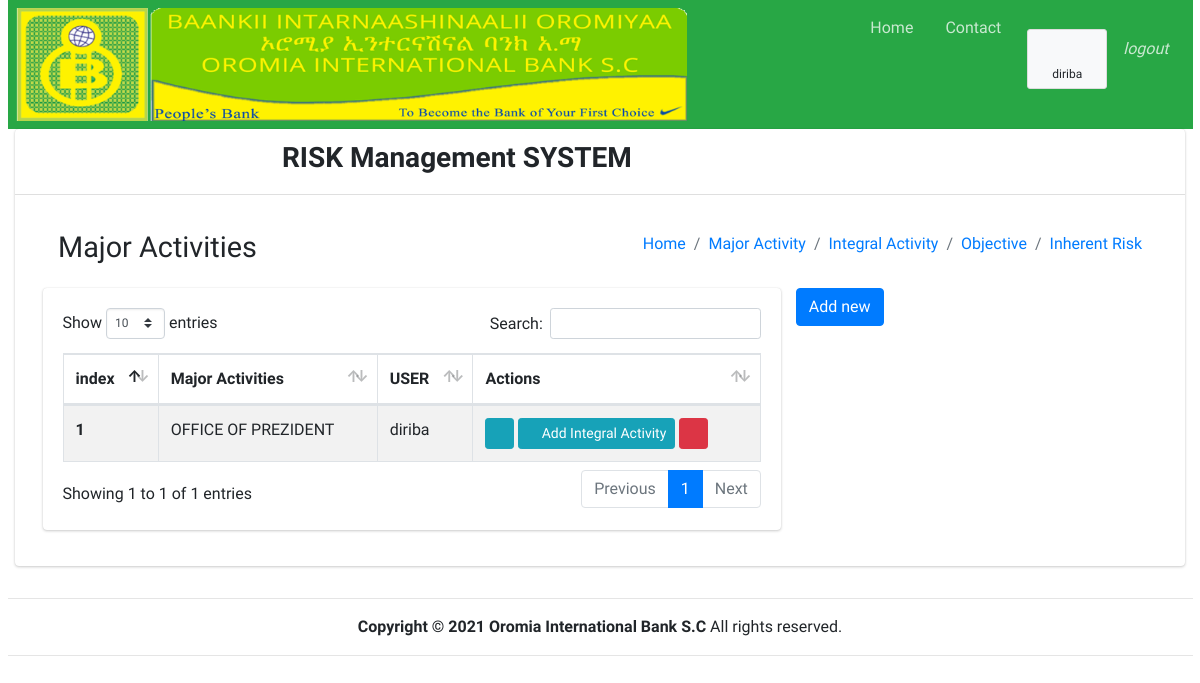
Screenshot of /majorActivity/ (signed in) with the database file from the repository.
### start1/models.py (models this page shows)
class CustomUser(AbstractUser):
    working_Place = models.ForeignKey(Branch, null=True, blank=True, on_delete=models.CASCADE)
    def __str__(self):
        return self.username

class MajorActivity(models.Model):
    name = models.CharField(max_length=300)
    added_by = models.ForeignKey(settings.AUTH_USER_MODEL, null=True, blank=True, on_delete=models.SET_NULL)
    def __str__(self):
        return self.name

### start1/views.py (the view, shortened to what this page needs)
# urls.py: path('majorActivity/', views.majorActivity, name='majorActivity'),
def majorActivity(request):
    MA = MajorActivity.objects.filter(added_by=request.user)
    form = MajorActivityForm(request.POST or None, request.FILES or None)
    context ={'majorActivity':MA, 'form':form}
    return render(request, "majorActivity.html", context)

### start1/forms.py
class MajorActivityForm(forms.ModelForm):
    class Meta:
        model = MajorActivity
        fields = '__all__'
        widgets = {'added_by': forms.HiddenInput()}

### start1/templates/majorActivity.html (shortened to what this page needs)
{% extends "base.html" %}
{% block page_content %}
    <div class="container-fluid">
      <section class="content-header">
        <div class="container-fluid">
          <div class="row mb-2">
            <div class="col-sm-6">
              <h1>Major Activities </h1>
            </div>
            <div class="col-sm-6">
              <ol class="breadcrumb float-sm-right">
                <li class="breadcrumb-item"><a href="{% url 'homepage' %}">Home</a></li>
                <li class="breadcrumb-item active"><a href="{% url 'majorActivity' %}">Major Activity</a></li>
                <li class="breadcrumb-item"><a href="{% url 'integralActivity' %}">Integral Activity</a></li>
                <li class="breadcrumb-item"><a href="{% url 'objective' %}">Objective</a></li>
                <li class="breadcrumb-item"><a href="{% url 'inherentRisk' %}">Inherent Risk</a></li>
              </ol>
            </div>
          </div>
        </div>
      </section>
      <div class="row">
        <div class="col-8">
          <div>
            <div class="card card-body">
             <table id="example1" class="table table-bordered table-striped">
                 <thead>
                     <th>index</th>
                     <th>Major Activities</th>
                     <th>USER</th>
                     <th>Actions</th>
                 </thead>
              {% for ma in majorActivity reversed %}
                 <tr>
                     <th>{{ forloop.counter }}</th>
                     <td>{{ma}}</td>
                     <td>{{ma.added_by}}</td>
                     <td>
                      <a class="btn btn-info btn-sm" href="{% url 'updateMajorActivity' ma.id %} ">
                          <i class="fas fa-pencil-alt">
                          </i>
                      </a>
                      <a class="btn btn-info btn-sm" href="{% url 'createIntegralActivity' ma.id %} ">
                        <i class="fas fa-plus">
                        </i>
                        Add Integral Activity
                      </a>
                      <a class="btn btn-danger btn-sm" href="{% url 'deleteMajorActivity' ma.id %}">
                          <i class="fas fa-trash">
                          </i>
                      </a>
                  </td>
                 </tr>
              {%endfor%}
             </table>
            </div>
          </div>
        </div>
        <div class="col-4">
          <button class="btn btn-primary"  data-toggle="collapse" data-target="#multiCollapseExample2" aria-expanded="false" aria-controls="multiCollapseExample2">Add new</button>
        </div>
      </div>
    </div>
{% endblock %}

### start1/templates/base.html (shortened to what this page needs)
{% load static%}
<!DOCTYPE html>
<html lang="en">
<head>
  <link rel="stylesheet" href=" {% static 'plugins/fontawesome-free/css/all.min.css' %}">
  <link rel="stylesheet" href="{% static 'dist/css/adminlte.min.css' %}">
  <link rel="stylesheet" href="{% static 'plugins/datatables-bs4/css/dataTables.bootstrap4.min.css' %}">
  <link rel="stylesheet" href="{% static 'plugins/datatables-responsive/css/responsive.bootstrap4.min.css' %}">
</head>
<body class="hold-transition sidebar-mini">
    <div class="container-fluid">
        <nav class="navbar navbar-expand navbar-green navbar-dark">
            <ul class="navbar-nav">
              <li>
                <img src="{% static 'images/oib.png' %}" alt="OIB LOGO" style="width: 80%; height:100%" >
              </li>
               <li class="nav-item d-none d-sm-inline-block">
                <a href="{% url 'homepage' %}" class="nav-link">Home</a>
              </li>
              <li class="nav-item d-none d-sm-inline-block">
                <a href="#" class="nav-link">Contact</a>
              </li>
            </ul>
            <ul class="navbar-nav ml-auto">
              <li class="nav-item dropdown">
                <a class="btn btn-app">
                  <i class="fas fa-users"></i> {{request.user}}
                </a>
              </li>
              <li class="nav-item dropdown">
                <a class="nav-link" href="{% url 'logout' %}">
                  <i>logout</i>
                </a>
              </li>
            </ul>
          </nav>
          <section class="content">
            <div class="container-fluid">
              <div class="row">
              <div class="col-12">
          <div class="card">
            <div class="card-header">
              <div class="row">
              <div class="col-9">
                <h3 class="text-center"> <b>RISK Management SYSTEM </b></h3>
              </div>
              <div class="col-3">
              </div>
            </div>
            </div>
            <div class="card-body">
        {% block page_content %}
        {% endblock %}
            </div>
          </div>
          </div>
          </div>
          </div>
          </section>
    </div>
    <div class=" footer container-fluid text-center">
      <hr>
        <strong>Copyright &copy; 2021 <a href="#"></a>Oromia International Bank S.C </strong> All rights reserved.
      <hr>
    </div>
</body>
</html>

### rows the page displays
CustomUser: user "diriba"
MajorActivity: name "OFFICE OF PREZIDENT", added_by "diriba"
